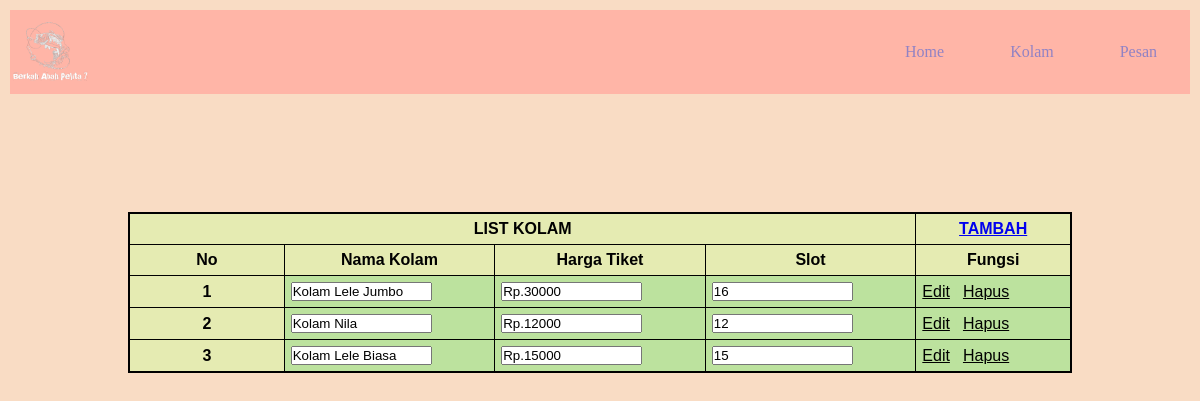
The app's page /posttest5/kolam/index.php with its own data.
### tables this page shows
CREATE TABLE `kolam` (
  `id_kolam` int(11) NOT NULL,
  `nama_kolam` varchar(32) NOT NULL,
  `harga` int(20) NOT NULL,
  `slot` int(11) NOT NULL
);

### posttest5/kolam/index.php (the view, shortened to what this page needs)
<?php
    include "../header.php";
?>
<!DOCTYPE html>
<html lang="en">
<head>
 <form method="post">
</head>
<body class="body">
    <form action="" method="POST">
        <table align="center" border="0" class="table">
            <tr>
                <th colspan="4" rowspan="">LIST KOLAM</th>
                <th><a href="tambah.php"> TAMBAH</a></th>
            </tr>
            <tr>
                <th rowspan="">No</th>
                <th>Nama Kolam</th>
                <th>Harga Tiket</th>
                <th>Slot</th>
                <th>Fungsi</th>
            </tr>
                <?php
                    $no = 1;
                    $tableKolam = mysqli_query($connect, "SELECT * FROM kolam");
                    while($rowKolam = mysqli_fetch_array($tableKolam)){
                ?>
            <tr>
                <th><?= $no++ ?></th>
                <td><input type="text" size="15" readonly value="<?= $rowKolam['nama_kolam'] ?>"></td>
                <td><input type="text" size="15" readonly value="Rp.<?= $rowKolam['harga'] ?>"></td>
                <td><input type="text" size="15" readonly value="<?= $rowKolam['slot'] ?>"></td>
                <td><a href="update.php?id=<?= $rowKolam['id_kolam']?>">Edit</a> | <a href="hapus.php?id=<?= $rowKolam['id_kolam'] ?>">Hapus</a></td>
            </tr>
                <?php }?>
        </table>
        </form>
    <br>
    <br>
</body>
</html>

### posttest5/postest3.css (style rules this page uses)
body { background-color: #f9dcc4; padding: 10px; color: black; }
table, th, td { padding-right:10px; }

### posttest5/kolam/index.php (style rules this page uses)
* { margin: 0; padding: 0; }
table th { text-align: center; background-color: #E5EBB2; color: black; }
table { font-family: "Trebuchet MS", Arial, Helvetica, sans-serif; border-collapse: collapse; width: 80%; margin-top: 10%; margin-left: auto; margin-right: auto; border: 2px solid black; }
table td, table th { border: 1px solid black; padding: 6px; width: 100px; }
table tr td a { color: black; }
table tr:nth-child(even) { background-color: #BCE29E; color: #BCE29E; }
table tr:nth-child(odd) { background-color: #BCE29E; color: #BCE29E; }

### records on screen
kolam: nama_kolam "Kolam Lele Jumbo", harga "Rp.30000", slot "16"
kolam: nama_kolam "Kolam Nila", harga "Rp.12000", slot "12"
kolam: nama_kolam "Kolam Lele Biasa", harga "Rp.15000", slot "15"
